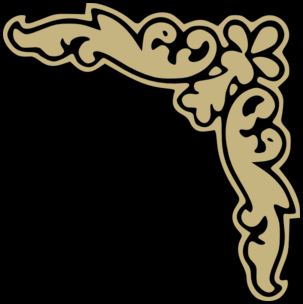
#> input picture src/board/training/corner.png, 303 x 304 px
$ python -i board_recognizer.py   (imports and definitions only)
#> lines starting #> are read from the running program, lines starting #| are printed output that depends on the picture
from util import enum
from board.board_descriptor import BoardDescriptor
from board import transform
import cv2
import math
import itertools
import numpy as np


# [307 lines that did not run here, left out]

>>> import cv2
>>> picture = cv2.imread('training/corner.png', cv2.IMREAD_GRAYSCALE)
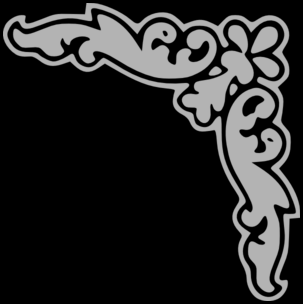
#> picture: shape (304, 303); min 0, max 179, mean 41.2
#> (the run stopped early here; a loop or call above may not have finished)
